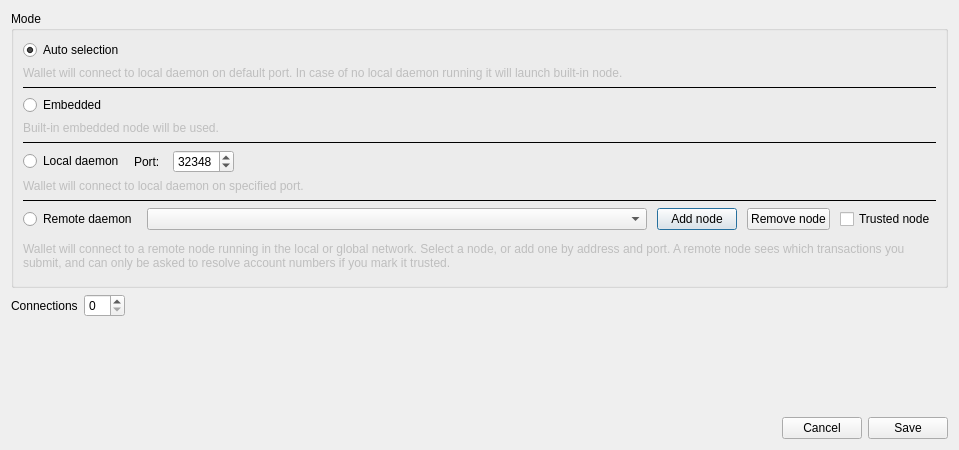
<?xml version="1.0" encoding="UTF-8"?>
<ui version="4.0">
 <class>ConnectionSettingsDialog</class>
 <widget class="QDialog" name="ConnectionSettingsDialog">
  <property name="windowModality">
   <enum>Qt::ApplicationModal</enum>
  </property>
  <property name="geometry">
   <rect>
    <x>0</x>
    <y>0</y>
    <width>872</width>
    <height>450</height>
   </rect>
  </property>
  <property name="windowTitle">
   <string>Connection settings</string>
  </property>
  <layout class="QVBoxLayout" name="verticalLayout">
   <item>
    <widget class="QGroupBox" name="groupBox">
     <property name="sizePolicy">
      <sizepolicy hsizetype="Expanding" vsizetype="Expanding">
       <horstretch>0</horstretch>
       <verstretch>0</verstretch>
      </sizepolicy>
     </property>
     <property name="title">
      <string>Mode</string>
     </property>
     <layout class="QVBoxLayout" name="verticalLayout_2">
      <item>
       <widget class="QRadioButton" name="radioButton_1">
        <property name="enabled">
         <bool>true</bool>
        </property>
        <property name="text">
         <string>Auto selection</string>
        </property>
        <property name="checked">
         <bool>true</bool>
        </property>
       </widget>
      </item>
      <item>
       <widget class="QLabel" name="label">
        <property name="enabled">
         <bool>false</bool>
        </property>
        <property name="text">
         <string>Wallet will connect to local daemon on default port. In case of no local daemon running it will launch built-in node.</string>
        </property>
        <property name="wordWrap">
         <bool>true</bool>
        </property>
       </widget>
      </item>
      <item>
       <widget class="Line" name="line">
        <property name="frameShadow">
         <enum>QFrame::Plain</enum>
        </property>
        <property name="orientation">
         <enum>Qt::Horizontal</enum>
        </property>
       </widget>
      </item>
      <item>
       <widget class="QRadioButton" name="radioButton_2">
        <property name="text">
         <string>Embedded</string>
        </property>
       </widget>
      </item>
      <item>
       <widget class="QLabel" name="label_2">
        <property name="enabled">
         <bool>false</bool>
        </property>
        <property name="text">
         <string>Built-in embedded node will be used.</string>
        </property>
        <property name="wordWrap">
         <bool>true</bool>
        </property>
       </widget>
      </item>
      <item>
       <widget class="Line" name="line_2">
        <property name="frameShadow">
         <enum>QFrame::Plain</enum>
        </property>
        <property name="orientation">
         <enum>Qt::Horizontal</enum>
        </property>
       </widget>
      </item>
      <item>
       <layout class="QHBoxLayout" name="horizontalLayout_2">
        <property name="spacing">
         <number>10</number>
        </property>
        <property name="sizeConstraint">
         <enum>QLayout::SetMaximumSize</enum>
        </property>
        <item>
         <widget class="QRadioButton" name="radioButton_3">
          <property name="text">
           <string>Local daemon</string>
          </property>
         </widget>
        </item>
        <item>
         <widget class="QLabel" name="label_3">
          <property name="text">
           <string>Port: </string>
          </property>
         </widget>
        </item>
        <item>
         <widget class="QSpinBox" name="m_localDaemonPort">
          <property name="minimum">
           <number>0</number>
          </property>
          <property name="maximum">
           <number>65535</number>
          </property>
          <property name="value">
           <number>32348</number>
          </property>
          <property name="displayIntegerBase">
           <number>10</number>
          </property>
         </widget>
        </item>
        <item>
         <spacer name="horizontalSpacer_2">
          <property name="orientation">
           <enum>Qt::Horizontal</enum>
          </property>
          <property name="sizeHint" stdset="0">
           <size>
            <width>40</width>
            <height>20</height>
           </size>
          </property>
         </spacer>
        </item>
       </layout>
      </item>
      <item>
       <widget class="QLabel" name="label_4">
        <property name="enabled">
         <bool>false</bool>
        </property>
        <property name="text">
         <string>Wallet will connect to local daemon on specified port.</string>
        </property>
        <property name="wordWrap">
         <bool>true</bool>
        </property>
       </widget>
      </item>
      <item>
       <widget class="Line" name="line_3">
        <property name="frameShadow">
         <enum>QFrame::Plain</enum>
        </property>
        <property name="orientation">
         <enum>Qt::Horizontal</enum>
        </property>
       </widget>
      </item>
      <item>
       <layout class="QHBoxLayout" name="horizontalLayout_3">
        <property name="spacing">
         <number>10</number>
        </property>
        <property name="sizeConstraint">
         <enum>QLayout::SetMaximumSize</enum>
        </property>
        <item>
         <widget class="QRadioButton" name="radioButton_4">
          <property name="text">
           <string>Remote daemon</string>
          </property>
         </widget>
        </item>
        <item>
         <widget class="QComboBox" name="remoteNodesComboBox">
          <property name="minimumSize">
           <size>
            <width>500</width>
            <height>0</height>
           </size>
          </property>
          <property name="editable">
           <bool>false</bool>
          </property>
          <property name="insertPolicy">
           <enum>QComboBox::InsertAtTop</enum>
          </property>
         </widget>
        </item>
        <item>
         <widget class="QPushButton" name="addNodeButton">
          <property name="text">
           <string>Add node</string>
          </property>
          <property name="icon">
           <iconset resource="../../resources.qrc">
            <normaloff>:/icons/add</normaloff>:/icons/add</iconset>
          </property>
         </widget>
        </item>
        <item>
         <widget class="QPushButton" name="removeNodeButton">
          <property name="text">
           <string>Remove node</string>
          </property>
          <property name="icon">
           <iconset resource="../../resources.qrc">
            <normaloff>:/icons/remove</normaloff>:/icons/remove</iconset>
          </property>
         </widget>
        </item>
        <item>
         <widget class="QCheckBox" name="m_trustRemoteNode">
          <property name="text">
           <string>Trusted node</string>
          </property>
          <property name="toolTip">
           <string>Allow this node to resolve account numbers into recipient keys. Only tick this for a node you run or whose operator you trust: an account number is a locator, so whoever answers the lookup decides who gets paid. Sending to a full address is unaffected.</string>
          </property>
          <property name="checked">
           <bool>false</bool>
          </property>
         </widget>
        </item>
        <item>
         <spacer name="horizontalSpacer_3">
          <property name="orientation">
           <enum>Qt::Horizontal</enum>
          </property>
          <property name="sizeHint" stdset="0">
           <size>
            <width>40</width>
            <height>20</height>
           </size>
          </property>
         </spacer>
        </item>
       </layout>
      </item>
      <item>
       <widget class="QLabel" name="label_5">
        <property name="enabled">
         <bool>false</bool>
        </property>
        <property name="sizePolicy">
         <sizepolicy hsizetype="Preferred" vsizetype="MinimumExpanding">
          <horstretch>0</horstretch>
          <verstretch>0</verstretch>
         </sizepolicy>
        </property>
        <property name="minimumSize">
         <size>
          <width>0</width>
          <height>40</height>
         </size>
        </property>
        <property name="text">
         <string>Wallet will connect to a remote node running in the local or global network. Select a node, or add one by address and port. A remote node sees which transactions you submit, and can only be asked to resolve account numbers if you mark it trusted.</string>
        </property>
        <property name="wordWrap">
         <bool>true</bool>
        </property>
       </widget>
      </item>
     </layout>
    </widget>
   </item>
   <item>
    <layout class="QHBoxLayout" name="horizontalLayout_4">
     <item>
      <widget class="QLabel" name="label_6">
       <property name="text">
        <string>Connections</string>
       </property>
      </widget>
     </item>
     <item>
      <widget class="QSpinBox" name="m_connectionsCount"/>
     </item>
     <item>
      <spacer name="horizontalSpacer_4">
       <property name="orientation">
        <enum>Qt::Horizontal</enum>
       </property>
       <property name="sizeHint" stdset="0">
        <size>
         <width>40</width>
         <height>20</height>
        </size>
       </property>
      </spacer>
     </item>
    </layout>
   </item>
   <item>
    <spacer name="verticalSpacer">
     <property name="orientation">
      <enum>Qt::Vertical</enum>
     </property>
     <property name="sizeHint" stdset="0">
      <size>
       <width>20</width>
       <height>131</height>
      </size>
     </property>
    </spacer>
   </item>
   <item>
    <layout class="QHBoxLayout" name="horizontalLayout">
     <item>
      <spacer name="horizontalSpacer">
       <property name="orientation">
        <enum>Qt::Horizontal</enum>
       </property>
       <property name="sizeHint" stdset="0">
        <size>
         <width>40</width>
         <height>20</height>
        </size>
       </property>
      </spacer>
     </item>
     <item>
      <widget class="QPushButton" name="connectionCancelButton">
       <property name="text">
        <string>Cancel</string>
       </property>
      </widget>
     </item>
     <item>
      <widget class="QPushButton" name="connectionSaveButton">
       <property name="text">
        <string>Save</string>
       </property>
      </widget>
     </item>
    </layout>
   </item>
  </layout>
 </widget>
 <resources>
  <include location="../../resources.qrc"/>
 </resources>
 <connections>
  <connection>
   <sender>connectionCancelButton</sender>
   <signal>clicked()</signal>
   <receiver>ConnectionSettingsDialog</receiver>
   <slot>reject()</slot>
   <hints>
    <hint type="sourcelabel">
     <x>549</x>
     <y>259</y>
    </hint>
    <hint type="destinationlabel">
     <x>338</x>
     <y>140</y>
    </hint>
   </hints>
  </connection>
  <connection>
   <sender>connectionSaveButton</sender>
   <signal>clicked()</signal>
   <receiver>ConnectionSettingsDialog</receiver>
   <slot>accept()</slot>
   <hints>
    <hint type="sourcelabel">
     <x>630</x>
     <y>259</y>
    </hint>
    <hint type="destinationlabel">
     <x>338</x>
     <y>140</y>
    </hint>
   </hints>
  </connection>
  <connection>
   <sender>addNodeButton</sender>
   <signal>clicked()</signal>
   <receiver>ConnectionSettingsDialog</receiver>
   <slot>addNodeClicked()</slot>
   <hints>
    <hint type="sourcelabel">
     <x>361</x>
     <y>153</y>
    </hint>
    <hint type="destinationlabel">
     <x>290</x>
     <y>135</y>
    </hint>
   </hints>
  </connection>
  <connection>
   <sender>removeNodeButton</sender>
   <signal>clicked()</signal>
   <receiver>ConnectionSettingsDialog</receiver>
   <slot>removeNodeClicked()</slot>
   <hints>
    <hint type="sourcelabel">
     <x>459</x>
     <y>177</y>
    </hint>
    <hint type="destinationlabel">
     <x>299</x>
     <y>193</y>
    </hint>
   </hints>
  </connection>
 </connections>
 <slots>
  <slot>saveSettingClicked()</slot>
  <slot>addNodeClicked()</slot>
  <slot>removeNodeClicked()</slot>
 </slots>
</ui>
